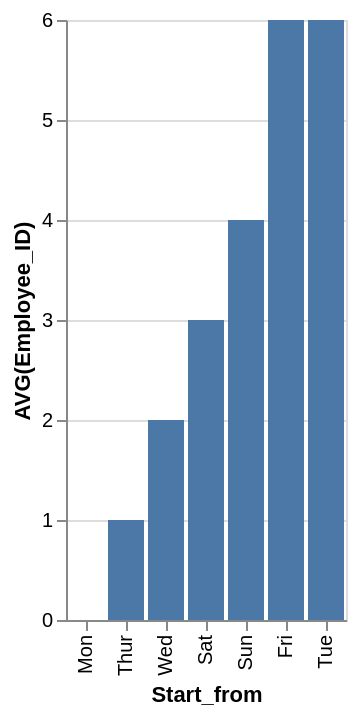

Write a Vega-Lite specification for this figure.
### Vega-Lite specification from a JSON file in a GitHub repository (floating-point values rounded to 4 significant figures)
{"data": {"values": [{"x_data": "Mon", "y_data": 0}, {"x_data": "Thur", "y_data": 1}, {"x_data": "Wed", "y_data": 2}, {"x_data": "Sat", "y_data": 3}, {"x_data": "Sun", "y_data": 4}, {"x_data": "Fri", "y_data": 6}, {"x_data": "Tue", "y_data": 6}]}, "mark": "bar", "encoding": {"x": {"field": "x_data", "type": "nominal", "title": "Start_from", "sort": {"op": "sum", "field": "y_data", "order": "ascending"}}, "y": {"field": "y_data", "type": "quantitative", "title": "AVG(Employee_ID)"}}}
